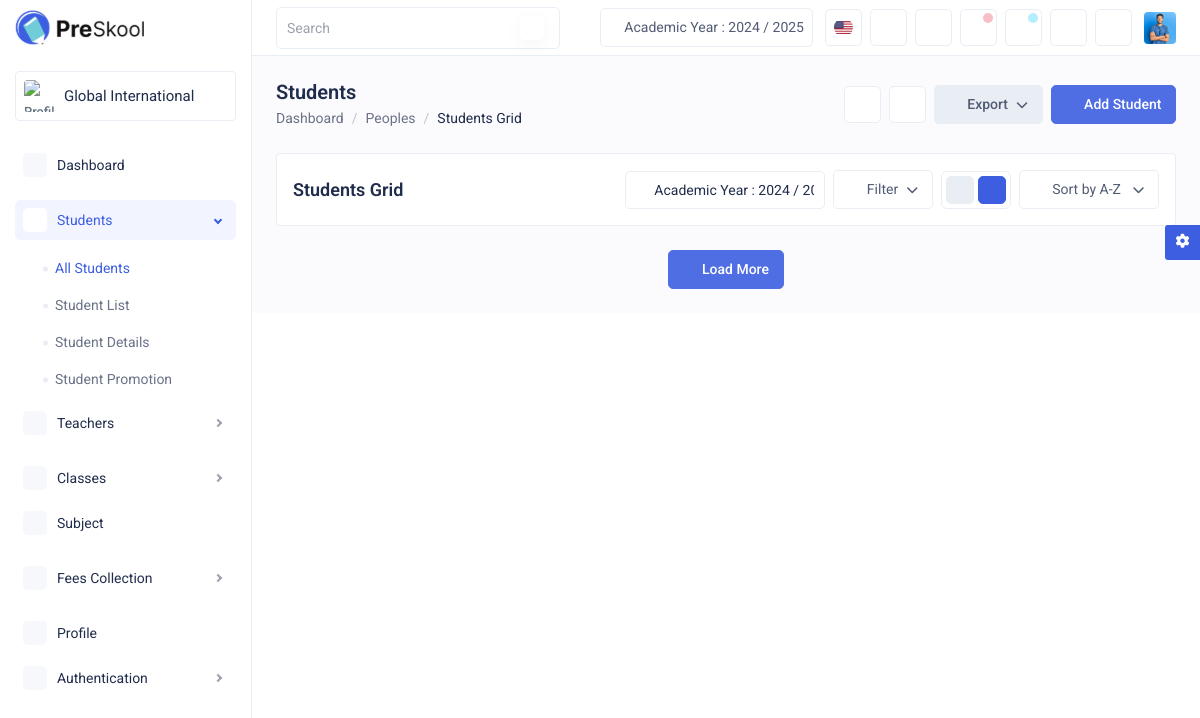
/student-grid.php, run on an earlier commit of the app's database.
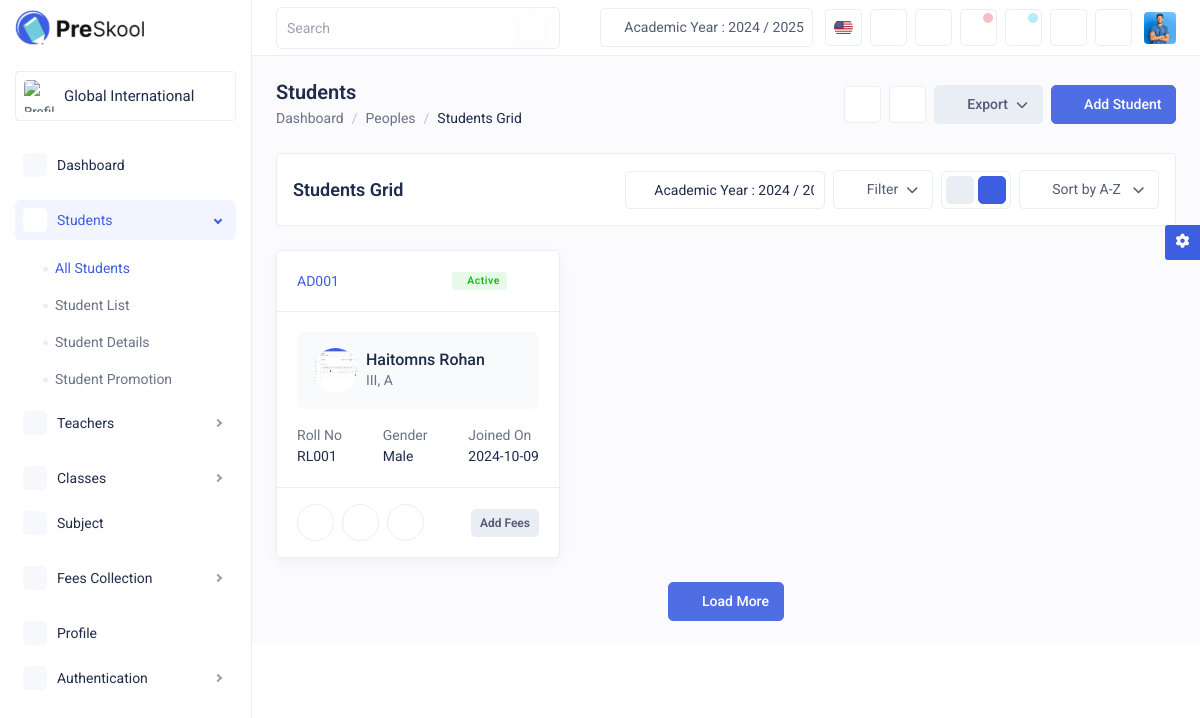
And on a later commit of the database.
### tables this page shows
CREATE TABLE IF NOT EXISTS `addstudent` (
  `ID` int NOT NULL AUTO_INCREMENT,
  `imageOfStudent` varchar(225) NOT NULL,
  `academicYear` varchar(25) NOT NULL,
  `admissionNumber` varchar(50) NOT NULL,
  `admissionDate` date NOT NULL,
  `rollNumber` varchar(30) NOT NULL,
  `studentStatus` varchar(10) NOT NULL,
  `fnameOfStudent` varchar(50) NOT NULL,
  `lnameOfStudent` varchar(50) NOT NULL,
  `class` varchar(10) NOT NULL,
  `section` varchar(10) NOT NULL,
  `gender` varchar(10) NOT NULL,
  `dateOfBirth` date NOT NULL,
  `bloodGroup` varchar(3) NOT NULL,
  `house` varchar(50) NOT NULL,
  `religion` varchar(50) NOT NULL,
  `category` varchar(20) NOT NULL,
  `caste` varchar(40) NOT NULL,
  `primaryContact` varchar(15) NOT NULL,
  `emailOfstudent` varchar(100) NOT NULL,
  `motherTongue` varchar(50) NOT NULL,
  `languageKnown` varchar(100) NOT NULL,
  `imageOfFather` varchar(225) NOT NULL,
  `fatherName` varchar(100) NOT NULL,
  `emailOfFather` varchar(100) NOT NULL,
  `fatherContact` varchar(15) NOT NULL,
  `fatherProfession` varchar(40) NOT NULL,
  `imageOfMother` varchar(225) NOT NULL,
  `motherName` varchar(100) NOT NULL,
  `emailOfMother` varchar(100) NOT NULL,
  `motherContact` varchar(20) NOT NULL,
  `motherProfession` varchar(40) NOT NULL,
  `guardianName` varchar(100) NOT NULL,
  `guardianRelation` varchar(30) NOT NULL,
  `guardianContact` varchar(20) NOT NULL,
  `guardianEmail` varchar(100) NOT NULL,
  `guardianOccupation` varchar(60) NOT NULL,
  `guardianAddress` varchar(60) NOT NULL,
  `imageOfGuardian` varchar(225) NOT NULL,
  `currentAddressOfStudent` varchar(60) NOT NULL,
  `permanentAddressOfStudent` varchar(60) NOT NULL,
  `districtOfStudent` varchar(30) NOT NULL,
  `provinceOfStudent` varchar(30) NOT NULL,
  `transportRoute` varchar(30) NOT NULL,
  `vehicleNumber` varchar(15) NOT NULL,
  `pickUpPoint` varchar(30) NOT NULL,
  `hostel` varchar(30) NOT NULL,
  `hostelRoomNumber` varchar(10) NOT NULL,
  `documentOfBirthCertificate` varchar(225) NOT NULL,
  `documentOfTransferCertificate` varchar(225) NOT NULL,
  `allergiesOfStudent` varchar(50) NOT NULL,
  `medicationOfStudent` varchar(60) NOT NULL,
  `previousSchoolName` varchar(100) NOT NULL,
  `previousSchoolAddress` varchar(100) NOT NULL,
  `bankName` varchar(100) NOT NULL,
  `branchOfBank` varchar(100) NOT NULL,
  `ifscNumber` varchar(40) NOT NULL,
  `otherInfo` varchar(100) NOT NULL,
  PRIMARY KEY (`ID`)
);

### php/allStudentGrid.php (called while the page is built, shortened)
<?php
$mysqli = db_connect();
$stmt = $mysqli->prepare("SELECT `imageOfStudent`, `academicYear`, `admissionNumber`, `admissionDate`, `rollNumber`, `studentStatus`,
`fnameOfStudent`, `lnameOfStudent`, `class`, `section`, `gender`, `dateOfBirth`, `bloodGroup`, `house`, `religion`, `category`,
`caste`, `primaryContact`, `emailOfstudent`, `motherTongue`, `languageKnown`, `imageOfFather`, `fatherName`,
`emailOfFather`, `fatherContact`, `fatherProfession`, `imageOfMother`, `motherName`, `emailOfMother`,
`motherContact`, `motherProfession`, `guardianName`, `guardianRelation`, `guardianContact`, `guardianEmail`,
`guardianOccupation`, `guardianAddress`, `imageOfGuardian`, `currentAddressOfStudent`, `permanentAddressOfStudent`,
`districtOfStudent`, `provinceOfStudent`, `transportRoute`, `vehicleNumber`, `pickUpPoint`, `hostel`, `hostelRoomNumber`,
`documentOfBirthCertificate`, `documentOfTransferCertificate`, `allergiesOfStudent`,
`medicationOfStudent`, `previousSchoolName`, `previousSchoolAddress`, `bankName`, `branchOfBank`, `ifscNumber`,
`otherInfo` FROM `addstudent`");
$stmt->execute();
$stmt->store_result();
$stmt->bind_result(
    $image_path,
    $academic_year,
    $admission_number,
    $admission_date,
    $roll_number,
    $status,
    $first_name,
    $last_name,
    $class,
    $section,
    $gender,
    $dob,
    $blood_group,
    $house,
    $religion,
    $category,
    $caste,
    $primary_contact,
    $email,
    $mother_tongue,
    $languages_known,
    $father_image_path,
    $father_name,
    $fatherEmail,
    $father_contact,
    $father_occupation,
    $mother_image_path,
    $mother_name,
    $motherEmail,
    $mother_contact,
    $mother_occupation,
    $guardian_name,
    $guardian_relation,
    $guardian_contact,
    $guardianEmail,
    $guardian_occupation,
    $guardian_address,
    $guardian_image_path,
    $current_addressOfStudent,
    $permanent_addressOfStudent,
    $districtOfStudent,
    $provinceOfStudent,
    $transportationRoute,
    $vehicleNumber,
    $pickUpPoint,
    $hostel,
    $hostelRoomNumber,
    $birthCertificate_image_path,
    $transferCertificate_image_path,
    $allergiesOfStudent,
    $medicationOfStudent,
    $previousSchoolName,
    $previousSchoolAddress,
    $bankName,
    $branchOfBank,
    $ifscNumber,
    $otherInfo
);
$students = array();
while ($stmt->fetch()) {
    $students[] = $student;
}
?>

### student-grid.php (the view, shortened to what the changed rows need)
<!DOCTYPE html>
<html lang="en">
<head>
    <link rel="stylesheet" href="css/bootstrap.min.css">
    <link rel="stylesheet" href="css/feather.css">
    <link rel="stylesheet" href="css/bootstrap-datetimepicker.min.css">
    <link rel="stylesheet" href="css/tabler-icons.css">
    <link rel="stylesheet" href="css/daterangepicker.css">
    <link rel="stylesheet" href="css/fontawesome.min.css">
    <link rel="stylesheet" href="css/all.min.css">
    <link rel="stylesheet" href="css/select2.min.css">
    <link rel="stylesheet" href="css/style.css">
</head>
<body>
    <div class="main-wrapper">
        <div class="page-wrapper">
            <div class="content content-two">
                <div class="row">
                    <?php
                    require_once 'php/allStudentGrid.php';
                    foreach ($students as $student) {
                    ?>
                    <div class="col-xxl-3 col-xl-4 col-md-6 d-flex">
                        <div class="card flex-fill">
                            <div class="card-header d-flex align-items-center justify-content-between">
                                <a href="student-details.html" class="link-primary"><?php echo $student['admission_number']; ?></a>
                                <div class="d-flex align-items-center">
                                    <span class="badge badge-soft-success d-inline-flex align-items-center me-1"><i class="ti ti-circle-filled fs-5 me-1"></i><?php echo $student['status']; ?></span>
                                    <div class="dropdown">
                                        <a href="#" class="btn btn-white btn-icon btn-sm d-flex align-items-center justify-content-center rounded-circle p-0" data-bs-toggle="dropdown" aria-expanded="false">
                                            <i class="ti ti-dots-vertical fs-14"></i>
                                        </a>
                                    </div>
                                </div>
                            </div>
                            <div class="card-body">
                                <div class="bg-light-300 rounded-2 p-3 mb-3">
                                    <div class="d-flex align-items-center">
                                        <a href="student-details.html" class="avatar avatar-lg flex-shrink-0"><img src="<?php echo $student['image_path']; ?>" class="img-fluid rounded-circle" alt="img"></a>
                                        <div class="ms-2">
                                            <h5 class="mb-0"><a href="student-details.html"><?php echo $student['first_name'] . " " . $student['last_name']; ?></a></h5>
                                            <p><?php echo $student['class']; ?>, <?php echo $student['section']; ?></p>
                                        </div>
                                    </div>
                                </div>
                                <div class="d-flex align-items-center justify-content-between gx-2">
                                    <div>
                                        <p class="mb-0">Roll No</p>
                                        <p class="text-dark"><?php echo $student['roll_number']; ?></p>
                                    </div>
                                    <div>
                                        <p class="mb-0">Gender</p>
                                        <p class="text-dark"><?php echo $student['gender']; ?></p>
                                    </div>
                                    <div>
                                        <p class="mb-0">Joined On</p>
                                        <p class="text-dark"><?php echo $student['admission_date']; ?></p>
                                    </div>
                                </div>
                            </div>
                            <div class="card-footer d-flex align-items-center justify-content-between">
                                <div class="d-flex align-items-center">
                                    <a href="#" class="btn btn-outline-light bg-white btn-icon d-flex align-items-center justify-content-center rounded-circle  p-0 me-2"><i class="ti ti-brand-hipchat"></i></a>
                                    <a href="#" class="btn btn-outline-light bg-white btn-icon d-flex align-items-center justify-content-center rounded-circle  p-0 me-2"><i class="ti ti-phone"></i></a>
                                    <a href="#" class="btn btn-outline-light bg-white btn-icon d-flex align-items-center justify-content-center rounded-circle p-0 me-3"><i class="ti ti-mail"></i></a>
                                </div>
                                <a href="#" data-bs-toggle="modal" data-bs-target="#add_fees_collect" class="btn btn-light btn-sm fw-semibold">Add Fees</a>
                            </div>
                        </div>
                    </div>
<?php } ?>
                </div>
            </div>
        </div>
    </div>
</body>
</html>

What changed in the data, as far as the page shows it:
added addstudent: admissionNumber "AD001", studentStatus "Active", imageOfStudent (picture), fnameOfStudent "Haitomns", lnameOfStudent "Rohan", class "III", section "A", rollNumber "RL001", gender "Male", admissionDate "2024-10-09"
